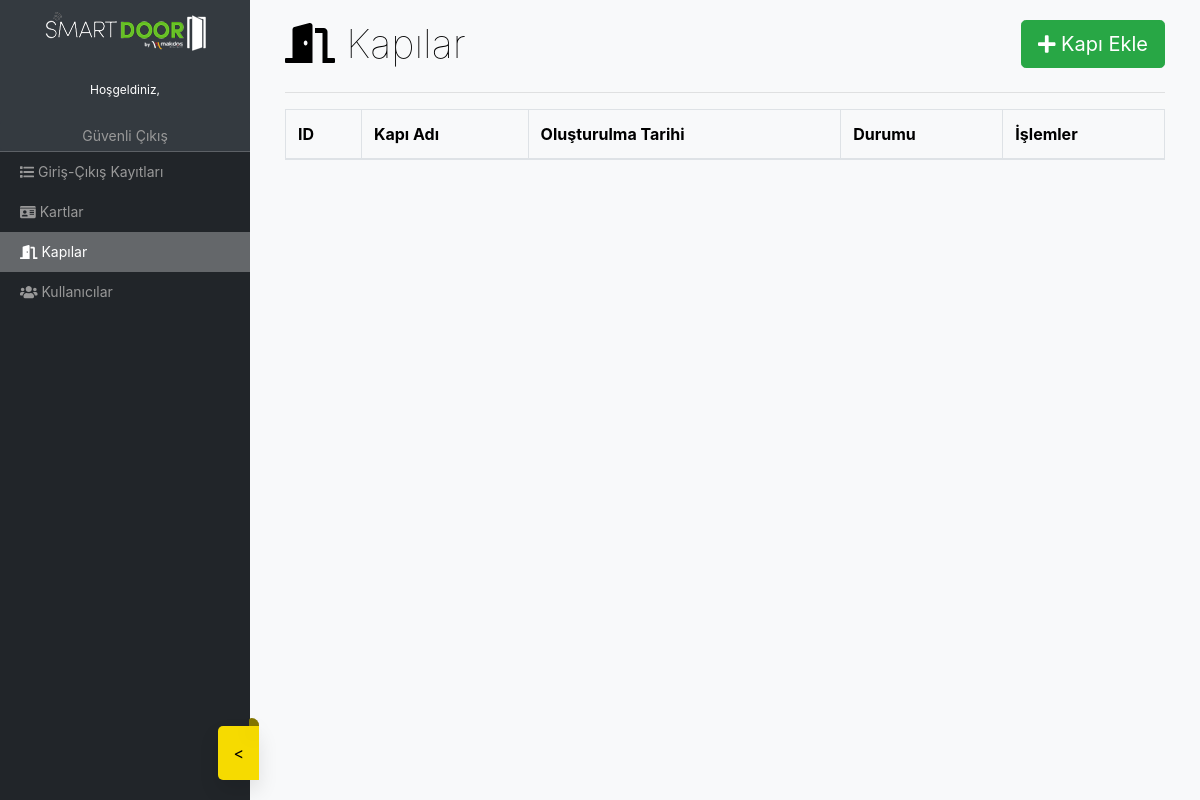
Before: /panel/doors/ (signed in) with the older database file.
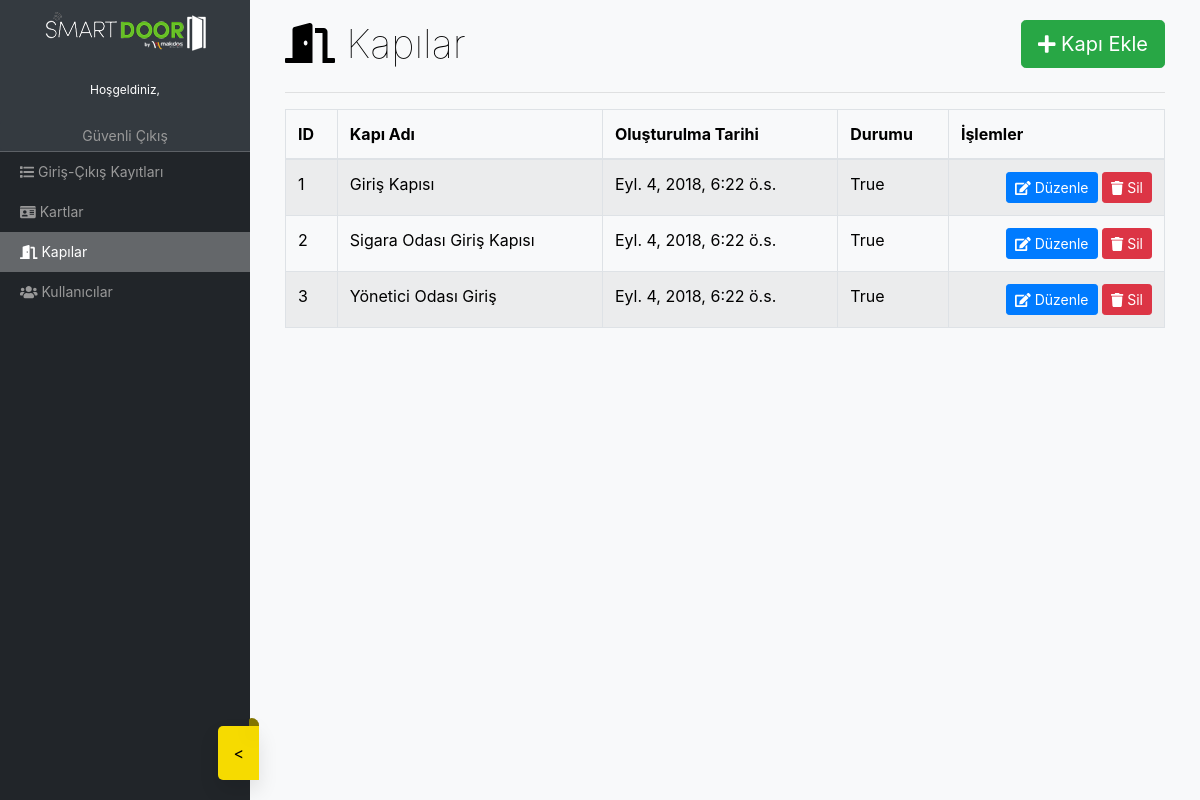
After: the same page with the newer database file.
### iot_smart_door/models.py (models this page shows, shortened)
class Doors(models.Model):
    name = models.CharField(max_length=300, verbose_name="Kapı İsmi", unique=True)
    is_visible = models.BooleanField(verbose_name="Aktif Mi?", default=True)
    create_at = models.DateTimeField(verbose_name="Oluşturulma Tarihi", auto_now_add=True)
    updated_at = models.DateTimeField(verbose_name="Güncellenme Tarihi", auto_now=True)
    class Meta:
        verbose_name = "Kapı"
        verbose_name_plural = "01 - Kapılar"

### iot_smart_door/views.py (the view)
# urls.py: path('panel/doors/', panel_doors),
@login_required
def panel_doors(request):
    doors = Doors.objects.all()
    return render(request, 'panel/doors.html', {'doors': doors})

### templates/panel/doors.html (shortened to what this page needs)
{% extends "_panelbase.html" %}
{% load static %}
{% block main %}
    <h1 class="text-thin float-left"><i class="fas fa-door-open"></i> Kapılar</h1>
    <button class="btn btn-lg btn-success float-right" type="button" data-toggle="modal" data-target="#door_modal">
        <i class="fas fa-plus"></i> Kapı Ekle
    </button>
    <div class="clearfix"></div>
    <hr>
    <div class="table-responsive">
        <table id="cards" class="table table-striped table-bordered" style="width:100%">
            <thead>
            <tr>
                <th>ID</th>
                <th>Kapı Adı</th>
                <th>Oluşturulma Tarihi</th>
                <th>Durumu</th>
                <th align="right">İşlemler</th>
            </tr>
            </thead>
            <tbody>
            {% for door in doors %}
                <tr>
                    <td>{{ door.id }}</td>
                    <td>{{ door.name }}</td>
                    <td>{{ door.create_at }}</td>
                    <td>{{ door.is_visible }}</td>
                    <td align="right">
                        <button class="btn btn-sm btn-primary" onclick="get_door({{ door.id }})">
                            <i class="fas fa-edit"></i> Düzenle
                        </button>
                        <button class="btn btn-sm btn-danger" onclick="delete_door({{ door.id }})">
                            <i class="fas fa-trash"></i> Sil
                        </button>
                    </td>
                </tr>
            {% endfor %}
            </tbody>
        </table>
    </div>
{% endblock %}

Changed rows visible on the page:
added Doors: id "1", name "Giriş Kapısı", create_at "Eyl. 4, 2018, 6:22 ö.s.", is_visible "True"
added Doors: id "2", name "Sigara Odası Giriş Kapısı", create_at "Eyl. 4, 2018, 6:22 ö.s.", is_visible "True"
added Doors: id "3", name "Yönetici Odası Giriş", create_at "Eyl. 4, 2018, 6:22 ö.s.", is_visible "True"
